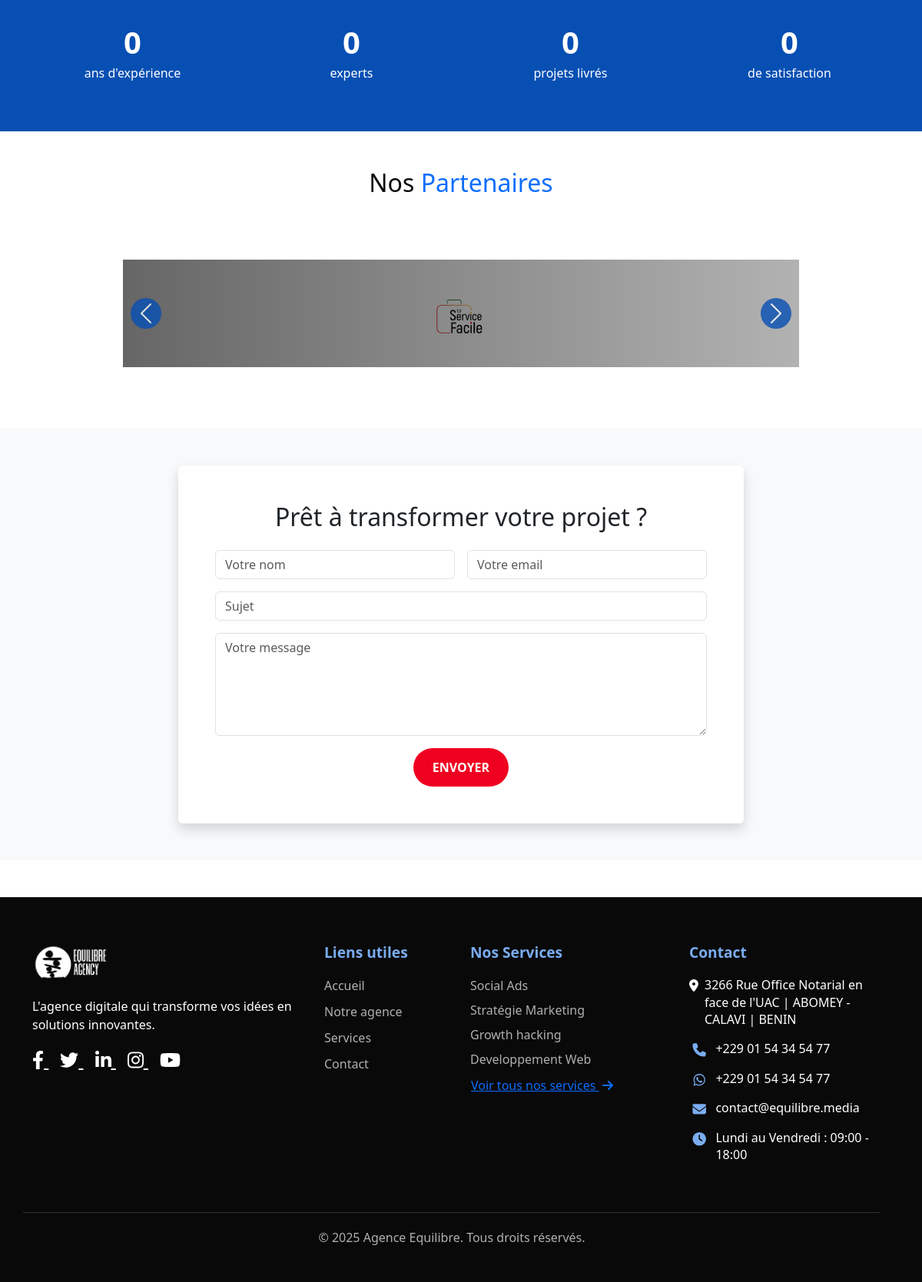
The app's page /partenaires/ (lower part), older data.
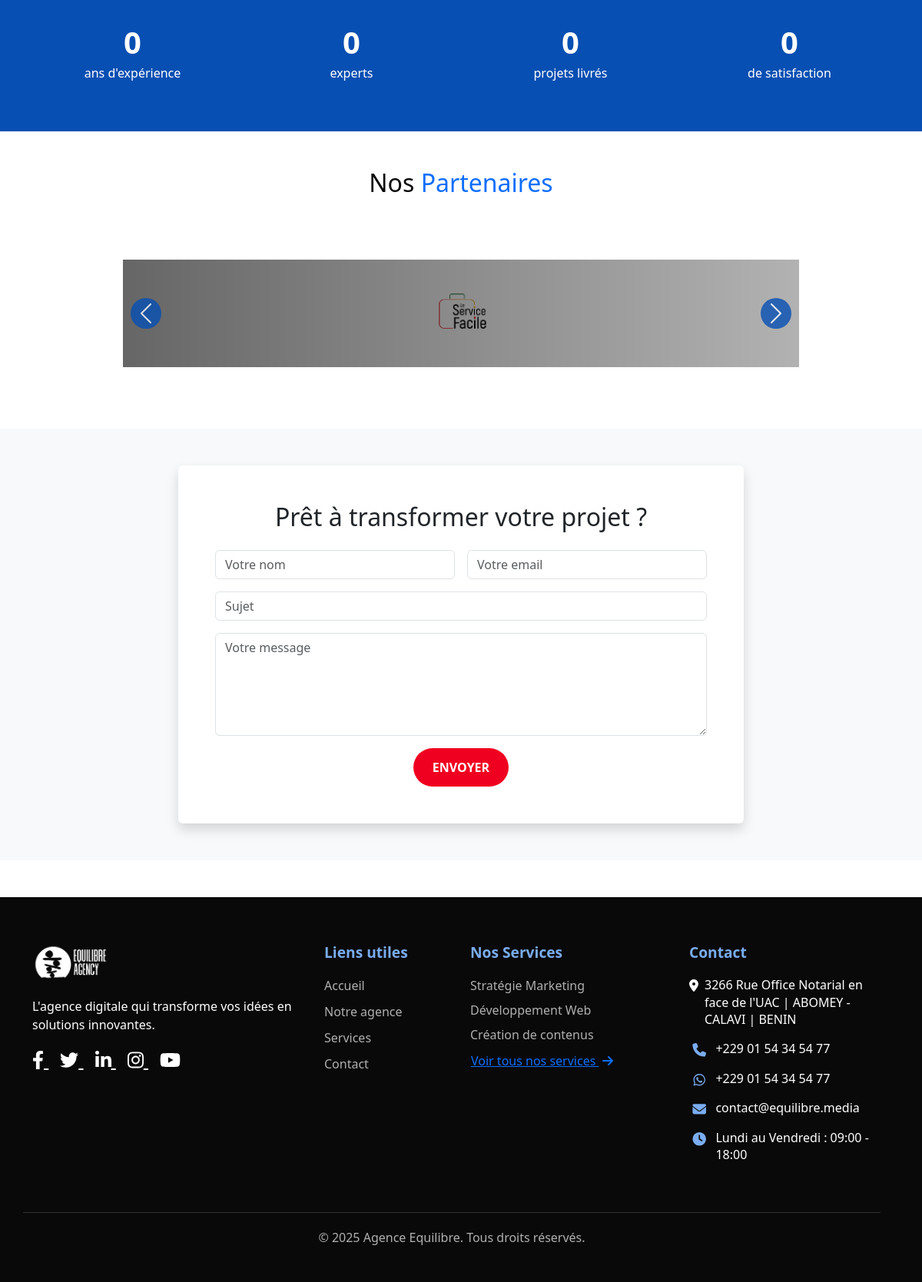
The same page, newer data.
### partners/models.py (models this page shows, shortened)
class Partner(models.Model):
    name = models.CharField(_("Nom"), max_length=200)
    slug = models.SlugField(_("Slug"), unique=True)
    logo = models.ImageField(upload_to='partners/')
    url = models.URLField(_("Site web"), blank=True, null=True)  # Nouveau champ
    is_active = models.BooleanField(_("Actif"), default=True)
    class Meta:
        verbose_name = _("Partenaire")
        verbose_name_plural = _("Partenaires")
        ordering = ['name']

### core/models.py (models this page shows)
class SiteConfig(models.Model):
    logo = models.ImageField(upload_to="config/")
    call_phone = models.CharField(max_length=20)
    whatsapp_phone = models.CharField(max_length= 20)
    email= models.EmailField()
    address= models.CharField(max_length=200)
    horaires= models.CharField(max_length=200)
    social_facebook= models.CharField(max_length=200, blank= True, null= True)
    social_linkedin= models.CharField(max_length= 200, blank= True, null= True)
    social_instagram= models.CharField(max_length= 200, blank= True, null= True)
    social_youtube= models.CharField(max_length= 200, blank= True, null= True)
    social_twitter= models.CharField(max_length= 200, blank= True, null= True)
    class Meta:
        verbose_name = "Configuration du site"

### services/models.py (models this page shows, shortened)
class Service(models.Model):
    name = models.CharField(max_length=100)
    slug = models.SlugField(max_length=100, unique=True)
    short_description = models.CharField(max_length=300, blank=True)
    full_description = models.TextField()
    image = models.ImageField(upload_to='services/')
    is_active = models.BooleanField(default=True)
    full_description_image = models.ImageField(upload_to='services/', blank=True)
    is_featured = models.BooleanField(
        default=False,
        help_text="Cocher pour afficher ce service en page d'accueil"
    )
    icon = models.CharField(
        max_length=50,
        blank=True,
        help_text="Utilisez les classes Font Awesome. Ex: code → fa-code"
    )
    header_image = models.ImageField(upload_to='services/headers/', default='services/headers/default_header.jpg')
    strengths_image = models.ImageField(upload_to='services/strengths/', blank=True)
    strengths_text = models.TextField(
        "Atouts clés",
        max_length=500,
        blank=True,
        default="Notre expertise dans ce domaine inclut :\n- Solution personnalisée\n- Technologie de pointe\n- Support premium"
    )
    display_order = models.PositiveIntegerField(
        default=0,
        help_text="Ordre d'affichage (plus petit chiffre en premier)"
    )
    class Meta:
        ordering = ['display_order', 'name']

### partners/views.py (the view)
# urls.py: path("", PartnerCarouselView.as_view(), name="partner"),
class PartnerCarouselView(ListView):
    model = Partner
    template_name = 'home.html'
    context_object_name = 'partners'
    def get_queryset(self):return Partner.objects.filter(is_active=True ).order_by('name')
    def get_context_data(self, **kwargs):
        context = super().get_context_data(**kwargs)
        context['partners'] = Partner.objects.filter(is_active=True)
        return context

### templates/home.html (shortened to what this page needs)
{% extends "core/base.html" %}
{% load static %}
{% load custom_filters %}
{% block content %}
<section class="py-5 bg-cobalt text-white">
    <div class="container">
        <div class="row text-center">
            <div class="col-6 col-md-3 mb-4 mb-md-0">
                <div class="counter-value" data-target="3" data-prefix="" data-suffix="">0</div>
                <p>ans d'expérience</p>
            </div>
            <div class="col-6 col-md-3 mb-4 mb-md-0">
                <div class="counter-value" data-target="10" data-prefix="+" data-suffix="">0</div>
                <p>experts</p>
            </div>
            <div class="col-6 col-md-3">
                <div class="counter-value" data-target="45" data-prefix="+" data-suffix="">0</div>
                <p>projets livrés</p>
            </div>
            <div class="col-6 col-md-3">
                <div class="counter-value" data-target="100" data-prefix="" data-suffix="%">0</div>
                <p>de satisfaction</p>
            </div>
        </div>
    </div>
</section>
<section class="partners-section py-5 bg-white">
    <div class="container">
        <h2 class="text-center mb-5">Nos <span class="text-primary">Partenaires</span></h2>
        <div class="partners-carousel-wrapper">
            <div id="partnersCarousel" class="carousel slide" data-bs-ride="carousel" data-bs-interval="2000" data-bs-pause="hover">
                <div class="carousel-inner">
                    {% for partner in partners %}
                    <div class="carousel-item {% if forloop.first %}active{% endif %}">
                        <div class="partner-item">
                            <a href="{{ partner.url|default:'#' }}" target="_blank" class="d-block h-100">
                                <img src="{{ partner.logo.url }}"
                                     alt="{{ partner.name }}"
                                     class="partner-logo"
                                     title="{{ partner.name }}">
                            </a>
                        </div>
                    </div>
                    {% endfor %}
                </div>
                <button class="carousel-control-prev" type="button" data-bs-target="#partnersCarousel" data-bs-slide="prev">
                    <span class="carousel-control-prev-icon" aria-hidden="true"></span>
                </button>
                <button class="carousel-control-next" type="button" data-bs-target="#partnersCarousel" data-bs-slide="next">
                    <span class="carousel-control-next-icon" aria-hidden="true"></span>
                </button>
            </div>
        </div>
    </div>
</section>
<section class="py-5 bg-light" id="contact">
    <div class="container">
        <div class="row justify-content-center">
            <div class="col-lg-8">
                <div class="card border-0 shadow">
                    <div class="card-body p-5">
                        <h2 class="text-center mb-4">Prêt à transformer votre projet ?</h2>
                        <form method="post" action="{% url 'contact_form' %}">
                            <div class="row g-3">
                                <div class="col-md-6">
                                    <input type="text" class="form-control" name="name" placeholder="Votre nom" required>
                                </div>
                                <div class="col-md-6">
                                    <input type="email" class="form-control" name="email" placeholder="Votre email" required>
                                </div>
                                <div class="col-12">
                                    <input type="text" class="form-control" name="subject" placeholder="Sujet">
                                </div>
                                <div class="col-12">
                                    <textarea class="form-control" name="message" rows="5" placeholder="Votre message" required></textarea>
                                </div>
                                <div class="col-12 text-center">
                                    <button type="submit" class="btn btn-accent px-4">Envoyer</button>
                                </div>
                            </div>
                        </form>
                    </div>
                </div>
            </div>
        </div>
    </div>
</section>
{% endblock content %}

### templates/core/base.html (shortened to what this page needs)
<!DOCTYPE html>
{% load static %}
<html lang="fr">
<head>
    <link href="https://cdn.jsdelivr.net/npm/bootstrap@5.3.0/dist/css/bootstrap.min.css" rel="stylesheet">
    <link rel="stylesheet" href="https://cdnjs.cloudflare.com/ajax/libs/font-awesome/6.4.0/css/all.min.css">
    <link rel="stylesheet" href="https://cdn.jsdelivr.net/npm/swiper@11/swiper-bundle.min.css"/>
    <link rel="stylesheet" href="{% static 'css/custom.css' %}">
    <link rel="stylesheet" href="{% static 'css/about.css' %}">
    <link rel="stylesheet" href="{% static 'css/home.css' %}">
</head>
<body>
    <main class="flex-shrink-0">
        {% block content %}{% endblock %}
    </main>
    <footer class="mt-5">
        <div class="container">
            <div class="row">
                <div class="col-lg-4 mb-4">
                    <div class="footer-logo">
                        <img src= "{{ config.logo.url }}" alt="Logo Agence">
                    </div>
                    <p>L'agence digitale qui transforme vos idées en solutions innovantes.</p>
                    <div class="mt-3">
                        {% if config.social_facebook %}
                        <a href="{{ config.social_facebook }}" target="_blank" rel="noopener noreferrer" class="social-icon">
                            <i class="fab fa-facebook-f"></i>
                        </a>
                        {% endif %}
                        {% if config.social_twitter %}
                        <a href="{{ config.social_twitter }}" target="_blank" rel="noopener noreferrer" class="social-icon">
                            <i class="fab fa-twitter"></i>
                        </a>
                        {% endif %}
                        {% if config.social_linkedin %}
                        <a href="{{ config.social_linkedin }}" target="_blank" rel="noopener noreferrer" class="social-icon">
                            <i class="fab fa-linkedin-in"></i>
                        </a>
                        {% endif %}
                        {% if config.social_instagram %}
                        <a href="{{ config.social_instagram }}" target="_blank" rel="noopener noreferrer" class="social-icon">
                            <i class="fab fa-instagram"></i>
                        </a>
                        {% endif %}
                        {% if config.social_youtube %}
                        <a href="{{ config.social_youtube }}" target="_blank" rel="noopener noreferrer" class="social-icon">
                            <i class="fab fa-youtube"></i>
                        </a>
                        {% endif %}
                    </div>
                </div>
                <div class="col-lg-2 col-md-6 mb-4">
                    <h4 class="footer-heading">Liens utiles</h4>
                    <a href="{% url 'home' %}" class="footer-link">Accueil</a>
                    <a href="{% url 'about' %}" class="footer-link">Notre agence</a>
                    <a href="{% url 'service-list' %}" class="footer-link">Services</a>
                    <a href="{% url 'contact_form' %}" class="footer-link">Contact</a>
                </div>
                <div class="col-lg-3 col-md-6 mb-4">
                    <h4 class="footer-heading">Nos Services</h4>
                    {% for service in global_featured_services %}
                        <a href="{% url 'service-detail' service.slug %}" class="footer-link d-block mb-2">
                            {{ service.name }}
                        </a>
                    {% empty %}
                        <p class="text-muted">Aucun service disponible</p>
                    {% endfor %}
                    {% if all_active_services|length > 4 %}
                        <a href="{% url 'service-list' %}" class="btn btn-link p-0 text-primary">
                            Voir tous nos services <i class="fas fa-arrow-right ms-1"></i>
                        </a>
                    {% endif %}
                </div>
                <div class="col-lg-3 col-md-6 mb-4">
                    <h4 class="footer-heading">Contact</h4>
                    {% if config.address %}
                    <div class="d-flex align-items-start mb-3">
                        <i class="fas fa-map-marker-alt fa-fw mt-1 me-2"></i>
                        <span>{{ config.address }}</span>
                    </div>
                    {% endif %}
                    {% if config.call_phone %}
                    <div class="d-flex align-items-start mb-3">
                        <i class="fas fa-phone fa-fw mt-1 me-2"></i>
                        <a href="tel:{{ config.call_phone|cut:' ' }}" class="text-white text-decoration-none">
                            {{ config.call_phone }}
                        </a>
                    </div>
                    {% endif %}
                    {% if config.whatsapp_phone %}
                    <div class="d-flex align-items-start mb-3">
                        <i class="fab fa-whatsapp fa-fw mt-1 me-2"></i>
                        <a href="https://wa.me/{{ config.whatsapp_phone|cut:' '|cut:'+' }}"
                           class="text-white text-decoration-none"
                           target="_blank">
                            {{ config.whatsapp_phone }}
                        </a>
                    </div>
                    {% endif %}
                    {% if config.email %}
                    <div class="d-flex align-items-start mb-3">
                        <i class="fas fa-envelope fa-fw mt-1 me-2"></i>
                        <a href="mailto:{{ config.email }}" class="text-white text-decoration-none">
                            {{ config.email }}
                        </a>
                    </div>
                    {% endif %}
                    {% if config.horaires %}
                    <div class="d-flex align-items-start">
                        <i class="fas fa-clock fa-fw mt-1 me-2"></i>
                        <span>{{ config.horaires }}</span>
                    </div>
                    {% endif %}
                </div>
            <div class="row">
                <div class="col-12 text-center copyright">
                    <p>&copy; {% now "Y" %} Agence Equilibre. Tous droits réservés.</p>
                </div>
            </div>
        </div>
    </footer>
 </body>
 </html>

Row changes from the older to the newer data that the page shows:
no longer on this page (row edited): Service: name "Social Ads"
no longer on this page (row edited): Service: name "Growth hacking"
changed Partner: logo: a different picture
changed Service: name "Developpement Web" → "Développement Web"
now on this page (row unchanged): Service: name "Création de contenus"
